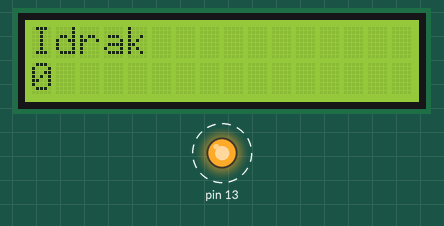
Simulated run of this sketch. Board: Arduino Uno, built with avr-gcc and run on an emulated ATmega328P. Shown: 16×2 character LCD, output pins drawn as LEDs (lit = HIGH). Dashed ring = blinking.

Above: at 0.1 s.
At 10.1 s:
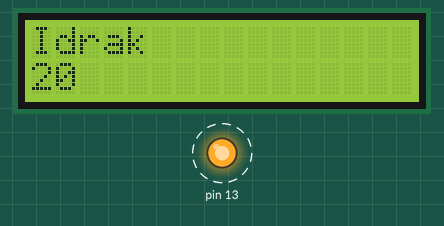
At 20.2 s:
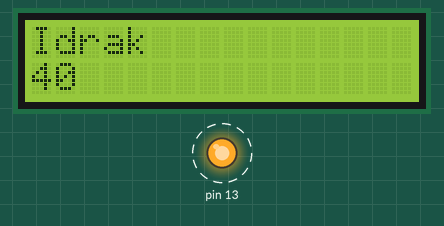
At 39.2 s:
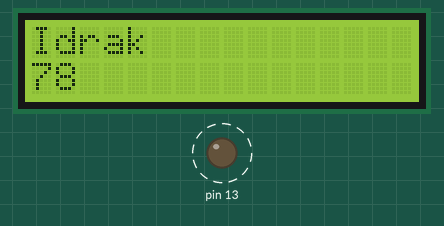
Timing chart, 0 to 40.0 s (numbered marks = the images above):
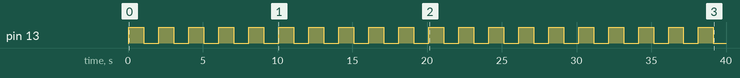

The sketch:

idrak_lcd_and_led_2.ino
```cpp
#include<LiquidCrystal.h>
int o=0;
int i=0;
  LiquidCrystal lcd(2,3,4,5,6,7);
void setup() {

  lcd.begin(16,2);
  pinMode(13,OUTPUT);
  digitalWrite(13,0);
}

void loop() {
lcd.setCursor(0,0);
  lcd.print("Idrak");
  lcd.setCursor(0,1);
  lcd.print(i);
  if(i%2==0){
    if(o==0)
    o=1;
    else
    o=0;
    }
    digitalWrite(13,o);
  i++;

  delay(500);

}
```

Measured:
- by itself, pin 13: alternates HIGH for 1.0 s and LOW for 1.0 s
- what the display in image 1 shows lasts 0.5 s, from 10.1 s to 10.6 s
